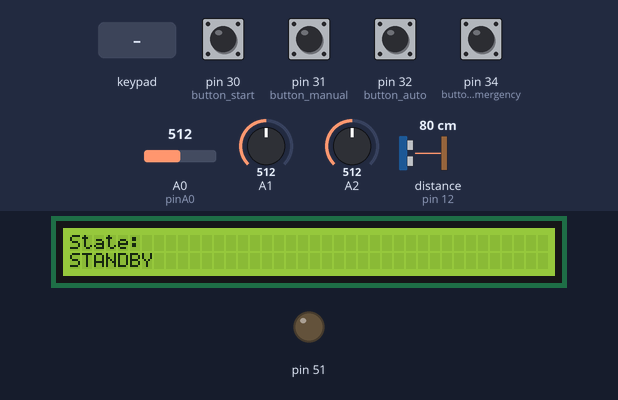
Recording of a sketch running on a simulated Arduino Mega 2560, built with avr-gcc and run on an emulated ATmega2560. On the bench: 40×2 character LCD, output pins drawn as LEDs (lit = HIGH). Wiring (inferred from the names in the program): ultrasonic range finder: trigger pin 13; echo pin 12. The test bench sets the inputs (shaded band); at power-on: pin 30 (button_start) HIGH, pin 31 (button_manual), pin 32 (button_auto), pin 34 (button_emergency) LOW, A0 (pinA0) = 512, A1 = 512, A2 = 512, distance to the obstacle (sensor on pin 12) 80 cm. The echo pulse lasts 58.3 µs per cm; pins used as bus, display or sensor lines are not drawn; what the sketch prints to the serial monitor is not drawn.

Above: at 1.3 s.
1.4 s: pin 30 (button_start) pulled LOW for 0.15 s
At 2.4 s:
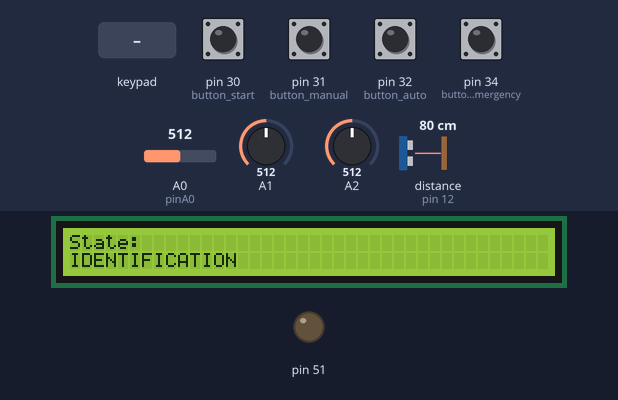
3.1 s: keypad keys 3 8 3 9 4 0 4 1 pressed 0.4 s apart
At 6.1 s:
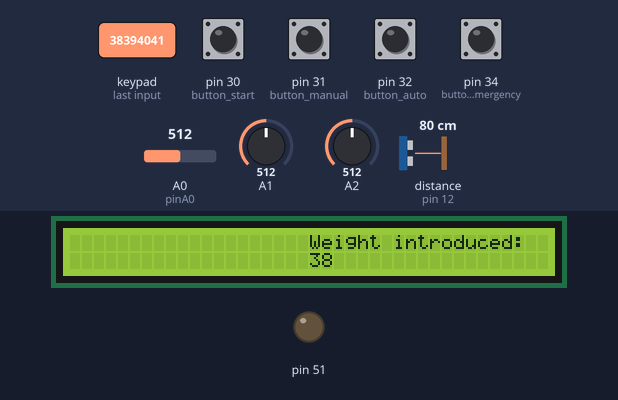
12.3 s: pin 30 (button_start) pulled LOW for 1 s
At 13.5 s:
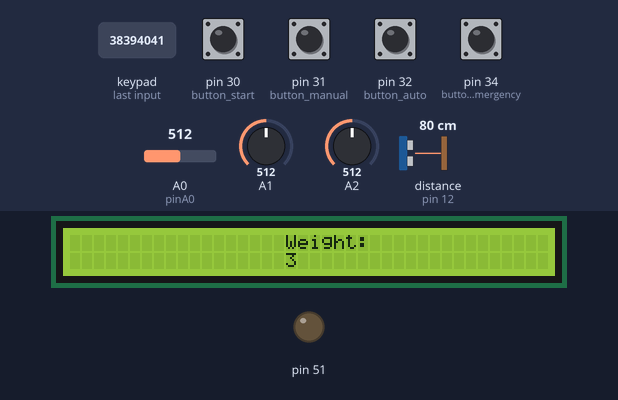
Timing chart, 0 to 15.3 s (numbered marks = the images above; inputs shaded):
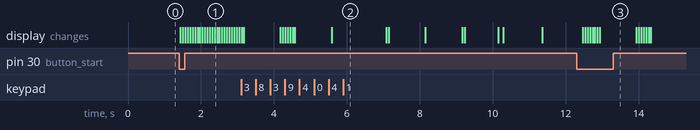

Measured:
- after the input at 1.4 s, the display: changes at once (image 1)
- after the input at 3.1 s, the display: first differs from a run without the input after 0.07 s (image 2 shows a later state)
- after the input at 12.3 s, the display: first differs from a run without the input after 0.23 s (image 3 shows a later state)

The sketch:

running_machine.ino
```cpp
#include <LiquidCrystal.h>
#include <Keypad.h>
#include <OneWire.h>
#include <DallasTemperature.h>
#include <TimerOne.h>

unsigned long time1=0;
unsigned long time2=0;

//LCD
const int rs = 4;
const int rv = 3;
const int en = 2;
const int D0 = 22;
const int D1 = 23;
const int D2 = 24;
const int D3 = 25;
const int D4 = 26;
const int D5 = 27;
const int D6 = 28;
const int D7 = 29;

LiquidCrystal lcd(rs,rv,en,D0,D1,D2,D3,D4,D5,D6,D7);

//BUTTONS
const int button_start=30;
const int button_manual=31;
const int button_auto=32;
const int button_stop=33;
const int button_emergency=34;

//PRESENCE
const int presence_trigger=13;
const int presence_echo=12;

//KEYPAD
char keys[4][3]={
 {'1','2','3'},
 {'4','5','6'},
 {'7','8','9'},
 {'*','0','#'}};

byte rowPin[4]={38,39,40,41};
byte colPin[3]={37,36,35};

Keypad keypad=Keypad(makeKeymap(keys),rowPin,colPin,4,3);

//TEMPERATURE
#define ONE_WIRE_BUS 42  //pin 2 of arduino
OneWire oneWire(ONE_WIRE_BUS);
DallasTemperature sensors(&oneWire);

//PULSE HEART
int HBperMin = 0;
int HBMax= 0;
int HBMin = 205;

// TIMER
int TimeinSec=0;

// MOTOR
const int pinA0 = A0;


//VARIABLES
int distanceCm;
//String age[2];
int peso;
int pos_key;
int kcal;
boolean manual_pressed;
boolean auto_pressed;
const int MIN=256;
int velocity;
int velocityMax;
String state;
String sam;
int temp;
void setup()
{

  //RT & TX
  Serial.begin(9600);
  //analogReference(DEFAULT);
  //VARIABLES
  temp=0;
  pos_key=0;
  peso=0;
  velocity=0;
  velocityMax=0;
  kcal=0;
  manual_pressed=false;
  auto_pressed=false;

  //LCD
  state="STANDBY";
  lcd.begin(40,2);
  lcd.clear();
  lcd.setCursor(0,0);
  lcd.print("State:");
  lcd.setCursor(0,1);
  lcd.print(state);
  delay(100);
  //PRESENCE SENSOR
  pinMode(presence_trigger, OUTPUT);
  pinMode(presence_echo, INPUT);
  //BUTTONS
  pinMode(button_start,INPUT);
  pinMode(button_manual,INPUT);
  pinMode(button_auto, INPUT);
  pinMode(button_stop, INPUT);
  pinMode(button_emergency, INPUT);
  //TEMPERATURE
  sensors.begin();
  // PULSE HEART

  // MOTOR DC
  pinMode(51,OUTPUT);
  pinMode(A0,INPUT);
  pinMode(A1,INPUT);
  // TIMER
  Timer1.initialize(1000000);

}

void loop()
{
  // DISPLAY STATE EVERY TIME
   lcd.clear();
   lcd.setCursor(0,0);
   lcd.print("State:");
   lcd.setCursor(0,1);
   lcd.print(state);
   delay(50);

  //EXCEPTIONS
  presence_distance();

  //STANDBY
  if(state=="STANDBY"){
    standby();
    time1= millis();
  }

  //IDENTIFICATION
  else if(state=="IDENTIFICATION"){
    identification();
    if(state=="SELECT MODE"){
      lcd.clear();
      lcd.setCursor(20,0);
      lcd.print("Weight introduced:");
      lcd.setCursor(20,1);
      lcd.print(peso);
      delay(1500);
      time1=millis();

    }
  }

  //SELECT MODE
  else if(state=="SELECT MODE"){
    select_mode();
    if(state=="TRAINING SEASON"){
      TimeinSec=0;
      Timer1.attachInterrupt( timerIsr );
    }
  }

  //TRAINING SEASON
  else if(state=="TRAINING SEASON"){
    //DISPLAY ALL DATA
      lcd.clear();
      //Temp
        lcd.setCursor(0,0);
        lcd.print(temp);
        lcd.print(" Grados");
       //Pulse Heart
        lcd.setCursor(0,1);
        lcd.print("Pulse Heart: ");
        lcd.print(HBperMin);
       //Velocity
        lcd.setCursor(20,0);
        lcd.print("Velocity: ");
        lcd.print(velocity);
        analogWrite(51,velocity);
       //Time Season

       //Wait 1s for display all
        delay(1000);


    //STOP => No presence or Emeregency or Stop and velocity=MIN
    //PRESENCE SENSOR, MOTOR, velocity=weight y pulse heart si AUTO o potentiometre sensor si MANUAL
    if(distanceCm >= 1000 or !digitalRead(button_emergency) or (!digitalRead(button_stop) and velocity<257) ){
      state="STOP";
    }

    //PULSE HEART
    int hb = analogRead(A2);
    HBperMin= hb/5;
    if(HBperMin > HBMax){
      HBMax = HBperMin;
    }
    else if(HBperMin < HBMin){
      HBMin = HBperMin;
    }

    //TEMPERATURE
      temp = analogRead(A1);
      float mv = (temp/1024.0)*500;
      temp = int(mv);
      delay(50);
    // MOTOR
      // AUTO
        if(auto_pressed){
          velocity = (HBperMin*5 + 0.25*peso);
        }
      // MANUAL
        if(manual_pressed){
          int velManual=analogRead(A0);
          velocity=(velManual+0.25*peso);
          if(velocity>velocityMax){
            velocityMax=velocity;
          }
          delay(5);
         }
  }

  else if(state=="STOP"){
    //Stop Timer
    Timer1.detachInterrupt();
    //Stop Motor
    velocity=0;
    analogWrite(51,velocity);
    state="DOWNLOAD";
    delay(1000);
    time1=millis();
    }

   else if(state=="DOWNLOAD"){
    // Calculo kcal
    kcal = (((velocityMax-1)/100)*0.01925*peso)*(TimeinSec/60);
    // pasar velocityMax, TimeinSec, HBperMin max, HPperMin min, kcal BLUETOOTH
     if(Serial.available() >= 0){
        Serial.print("Receiving data...");
        Serial.println();
        Serial.print("Velocity Max: ");
        Serial.print(velocityMax);
        Serial.println();
        Serial.print("Time: ");
        Serial.print(TimeinSec);
        Serial.println();
        Serial.print("HBCount Max/Min: ");
        Serial.print(HBMax);
        Serial.print(" / ");
        Serial.print(HBMin);
        Serial.println();
        Serial.print("kcal: ");
        Serial.print(kcal);
        Serial.println();
        Serial.print("DATA RECEIVED");
        delay(1000);
        }
    //download finish
    //Time expired 30s
    time2=millis();
    if(time2-time1){
      state="STANDBY";
    }
   }


}

void presence_distance(){
  digitalWrite(presence_trigger, LOW);
  delayMicroseconds(2);
  digitalWrite(presence_trigger, HIGH);
  delayMicroseconds(10);
  digitalWrite(presence_trigger, LOW);
  long duration = pulseIn(presence_echo, HIGH);
  distanceCm= duration*0.034/2;
  delay(10);
}

void standby(){
  //If START & Presence < 1m then go to IDENTIFICATION
  if(!digitalRead(button_start) and distanceCm < 1000){
  state="IDENTIFICATION";
  reset();
  }
}

void reset(){
  pos_key=0;
  peso=0;
  time1=0;
  time2=0;
  manual_pressed=false;
  auto_pressed=false;
}

void identification(){
  lcd.clear();
  lcd.setCursor(18,0);
  lcd.print("Weight:");
  delay(50);
 // TIME EXPIRED (15S), come back to STANDBY
  time2 = millis();
  if((time2-time1) >= 15000){
    state="STANDBY";
  }
  // KEYPAD
  char key = keypad.getKey();
  delay(10);
  if(key and pos_key<2){
    time1 = millis();
    if(pos_key==1){
      peso+=int(key)-48;
      state="SELECT MODE";
    }
    else{
      peso+=(int(key)-48)*10;
    }
    ++pos_key;
    lcd.setCursor(18,1);
    lcd.write(key);
    delay(1000);
   }
}

void select_mode(){
    time2=millis();
    lcd.clear();
    // BUTTONS
    if(!digitalRead(button_auto)){
      auto_pressed=true;
      lcd.setCursor(18,0);
      lcd.write("AUTO");
      delay(1000);
      state="TRAINING SEASON";
    }
    if(!digitalRead(button_manual)){
      manual_pressed=true;
      lcd.setCursor(18,0);
      lcd.write("MANUAL");
      delay(1000);
      state="TRAINING SEASON";
    }
    if((time2-time1) >= 15000){
      state="STANDBY";
    }
}

void timerIsr(){
      TimeinSec = TimeinSec + 1;
        lcd.setCursor(20,1);
        lcd.print("Time: ");
        lcd.print(TimeinSec);
}
```
